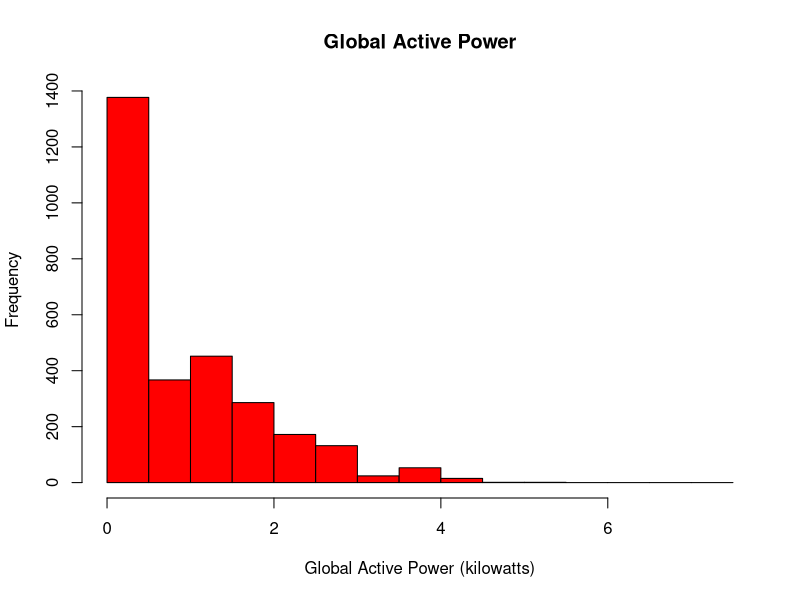

This figure's R source:
#Run sub_set_data on full data set to get csv to read in this script

#read and tansform data
data_classes <- c(rep("character", 2), rep("numeric", 7))
df <- read.csv("data/household_power_consumption.csv",
                 colClasses = data_classes)

breaks <- 0:15/2
png("plot1.png")
hist(df$Global_active_power,
     main = "Global Active Power",
     xlab = "Global Active Power (kilowatts)",
     col = "red",
     breaks = breaks)
dev.off()
